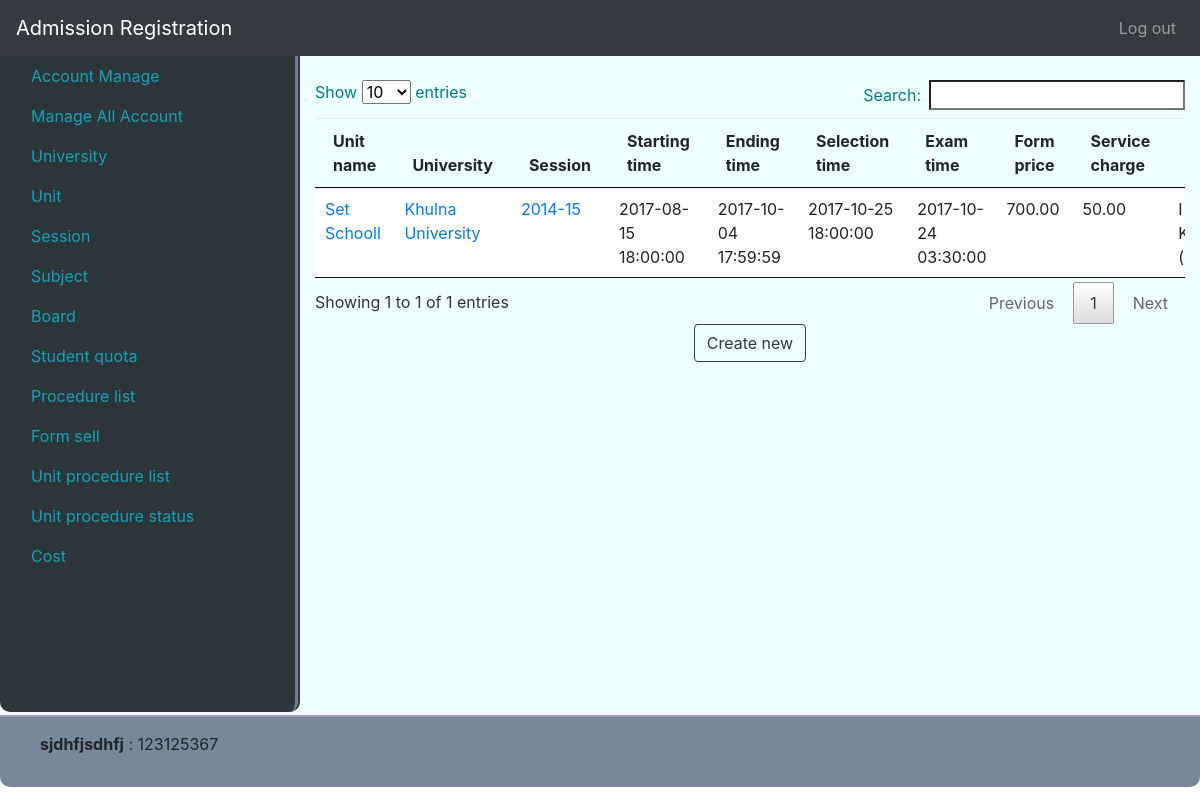
The page /unit (signed in) on the database its author committed.
### tables this page shows
CREATE TABLE `unit` (
  `id` int(11) NOT NULL,
  `university_id` int(11) NOT NULL,
  `session_id` int(11) NOT NULL,
  `unit_name` varchar(256) NOT NULL,
  `start_date_time` timestamp NOT NULL DEFAULT '0000-00-00 00:00:00',
  `end_date_time` timestamp NOT NULL DEFAULT '0000-00-00 00:00:00',
  `selection_date_time` timestamp NULL DEFAULT NULL,
  `exam_date_time` timestamp NOT NULL DEFAULT '0000-00-00 00:00:00',
  `form_price` decimal(7,2) NOT NULL,
  `service_charge` decimal(7,2) NOT NULL,
  `detail` text NOT NULL,
  `modified_by` int(11) NOT NULL,
  `modified_at` timestamp NOT NULL DEFAULT CURRENT_TIMESTAMP ON UPDATE CURRENT_TIMESTAMP
);

CREATE TABLE `university` (
  `id` int(11) NOT NULL,
  `name` varchar(256) NOT NULL,
  `modified_by` int(11) NOT NULL,
  `modified_at` timestamp NOT NULL DEFAULT CURRENT_TIMESTAMP ON UPDATE CURRENT_TIMESTAMP
);

CREATE TABLE `session` (
  `id` int(11) NOT NULL,
  `session` varchar(10) NOT NULL,
  `modified_by` int(11) NOT NULL,
  `modified_at` timestamp NOT NULL DEFAULT CURRENT_TIMESTAMP ON UPDATE CURRENT_TIMESTAMP
);

### system/libs/Load.php (called while the page is built, shortened)
<?php
class Load
{
    public function view($fileName, $data = false)
    {
        include 'app/views/'.$fileName.'.php';
    }
    public function model($modelName){
        return new $modelName();
    }
}

### app/controllers/Unit.php (called while the page is built, shortened)
<?php
class Unit extends MainController{
    public function index(){
        self::unit();
    }
    public function unit($value = false){
        $pageName=['pageName' => 'Unit'];
        $this->load->view('partials/header', $pageName);
        $simpleModel = $this->load->model('SimpleModel');
        $exploded = explode('=', $value);
        if($exploded[0] == 'university'){
            $cond = "university_id = $exploded[1]";
            $table['list'] = $simpleModel->getAll('unit', $cond);
        }elseif ($exploded[0] == 'session'){
            $cond = "session_id = $exploded[1]";
            $table['list'] = $simpleModel->getAll('unit', $cond);
        }else{
            $table['list'] = $simpleModel->getAll('unit');
        }
        $table['university'] = $simpleModel->getAll('university');
        $table['session'] =$simpleModel->getAll('session');
        $table['users'] =$simpleModel->getAll('users');
        $this->load->view('admin/unit',$table);
        $this->load->view('partials/footer');
    }
}

### index.php (called while the page is built, shortened)
<?php
$mail = new Main();

### system/libs/Database.php (called while the page is built, shortened)
<?php
class Database extends PDO {
    public function select($sql, $data = array(), $fetchStyle = PDO::FETCH_ASSOC){
        $stmt = $this->prepare($sql);
        $stmt->execute();
        return $stmt->fetchAll($fetchStyle);
    }
}

### app/models/SimpleModel.php (called while the page is built, shortened)
<?php
class SimpleModel extends MainModel {
    public function getAll($table, $cond = false){
        if($cond){
            $sql = "SELECT * FROM $table WHERE $cond";
        }else{
            $sql = "SELECT * FROM $table";
        }
        return $this->db->select($sql);
    }
}

### system/libs/MainController.php (called while the page is built, shortened)
<?php
class MainController
{
    public function __construct()
    {
        $this->load = new Load();
    }
}

### system/libs/MainModel.php (called while the page is built, shortened)
<?php
class MainModel{
    public function __construct(){
        $dsn = 'mysql:dbname=se_addmission; host=localhost';
        $user = 'root';
        $pass = '';
        $this->db = new Database($dsn,$user,$pass);
    }
}

### app/views/admin/unit.php (the view, shortened to what this page needs)
<div class="col-9">
    <br>
    <div class="" style="overflow-y:auto">
        <table class="table table-responsive" id="data_table">
            <thead>
            <tr>
                <th>Unit name</th>
                <th>University</th>
                <th>Session</th>
                <th>Starting time</th>
                <th>Ending time</th>
                <th>Selection time</th>
                <th>Exam time</th>
                <th>Form price</th>
                <th>Service charge</th>
                <th>Details</th>
            </tr>
            </thead>
            <tbody>
            <?php foreach ($data['list'] as $key => $value){?>
                <tr>
                    <td><span><a href="<?php echo BASE_URL?>/Unit/unitDetail/<?php echo $value['id']?>"><?php echo $value['unit_name']?></a></span></td>
                    <td><span style="display: none"><?php echo $value['university_id']?></span>
                        <?php
                        foreach ($data['university'] as $k => $v){
                            if($v['id'] == $value['university_id']){
                                ?>
                                <a href="<?php echo BASE_URL?>/Unit/unit/university=<?php echo $value['university_id']?>"><?php echo $v['name'];?></a>
                                <?php
                            }
                        }
                        ?>
                    </td>
                    <td><span style="display: none"><?php echo $value['session_id']?></span>
                        <?php
                        foreach ($data['session'] as $k => $v){
                            if($v['id'] == $value['session_id']){
                                ?>
                                <a href="<?php echo BASE_URL?>/Unit/unit/session=<?php echo $value['session_id']?>"><?php echo $v['session'];?></a>
                                <?php
                            }
                        }
                        ?>
                    </td>
                    <td>
                        <span><?php echo $value['start_date_time']?></span>
                    </td>
                    <td>
                        <span><?php echo $value['end_date_time']?></span>
                    </td>
                    <td>
                        <span><?php echo $value['selection_date_time']?></span>
                    </td>
                    <td>
                        <span><?php echo $value['exam_date_time']?></span>
                    </td>
                    <td><span><?php echo $value['form_price']?></span></td>
                    <td><span><?php echo $value['service_charge']?></span></td>
                    <td>
                        <span><?php echo substr($value['detail'], 0, 20);?></span>
                    </td>
                </tr>
            <?php }?>
            </tbody>
        </table>
        <div class="col crtbtn">
            <button type="button" name="btnCreat" class="btn btn-outline-dark my-2 my-sm-0 crtbtn"
                    data-toggle="modal" data-target="#create" data-whatever="@mdo" onclick="btn_add(this);">Create new
            </button>
        </div>
    </div>
</div>

### rows shown on the page
unit: unit_name "Set Schooll", start_date_time "2017-08-15 18:00:00", end_date_time "2017-10-04 17:59:59", selection_date_time "2017-10-25 18:00:00", exam_date_time "2017-10-24 03:30:00", form_price "700.00", service_charge "50.00", detail "I…"
university: name "Khulna University"
session: session "2014-15"
